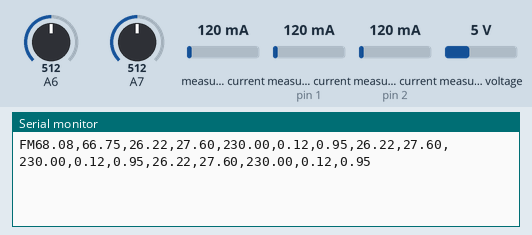
Simulated run of this sketch. Board: Arduino Nano, built with avr-gcc and run on an emulated ATmega328P. Shown: the last lines printed to the serial monitor. The inputs (shaded band) are chosen by the test bench; at power-on: measured current 120 mA, measured current (sensors on pin 1, pin 2) 120 mA, A6 = 512, A7 = 512, measured voltage 5 V.

Above: at 1.2 s.
1.3 s: measured current (sensor 0) set to 40 mA
At 1.8 s:
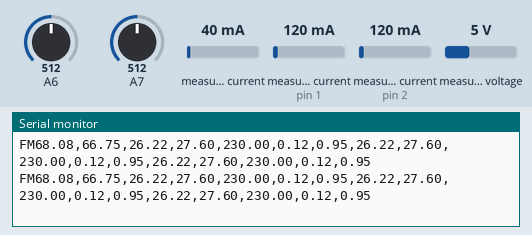
2.8 s: measured current (sensor on pin 1) set to 40 mA
At 3.7 s:
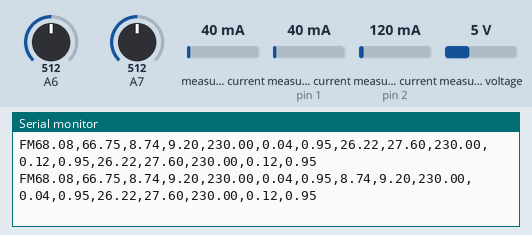
4.3 s: measured current (sensor on pin 2) set to 40 mA
At 5.0 s:
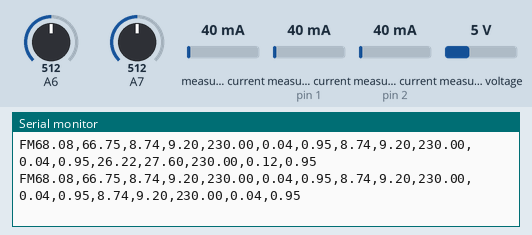
7.7 s: A6 set to 716
At 7.7 s:
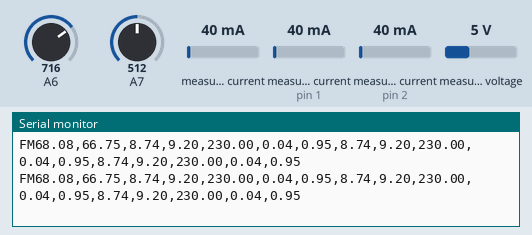
9.2 s: A7 set to 716
At 10.1 s:
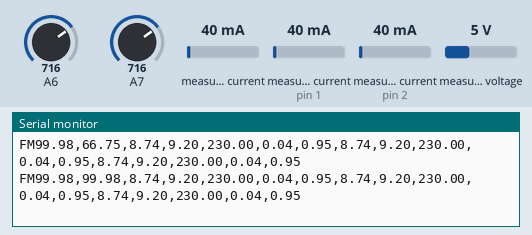
10.7 s: measured current (sensor 0) set to 500 mA
At 11.3 s:
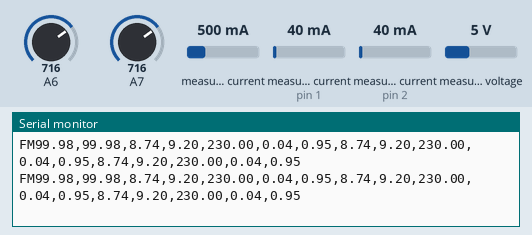
Timing chart, 0 to 13.7 s (numbered marks = the images above; inputs shaded):
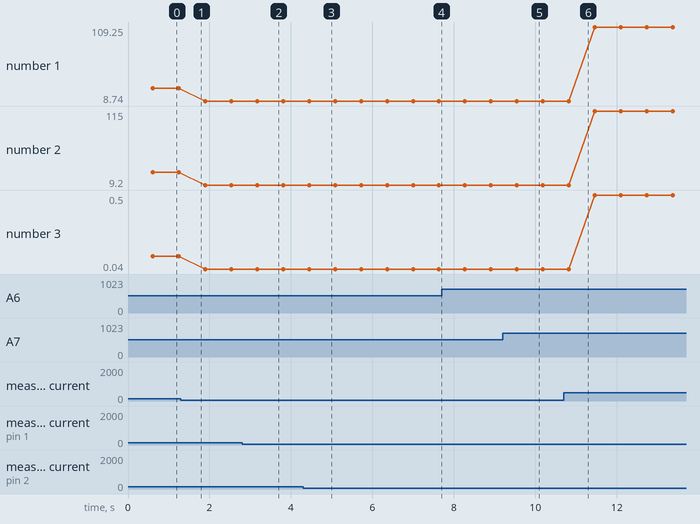

Measured:
- after the input at 2.8 s, the serial monitor: prints a new line after 0.37 s (image 2)
- after the input at 4.3 s, the serial monitor: prints a new line after 0.15 s (image 3)
- after the input at 9.2 s, the serial monitor: prints a new line after 0.35 s (image 5)
- plotted number 1: 26.22 → 8.74 after the input at 1.3 s, 8.74 → 109.25 after the input at 10.7 s
- plotted number 2: 27.6 → 9.2 after the input at 1.3 s, 9.2 → 115 after the input at 10.7 s
- plotted number 3: 0.12 → 0.04 after the input at 1.3 s, 0.04 → 0.5 after the input at 10.7 s

The sketch:

ArduinoPowerMonitor.ino
```cpp
#include "EmonLib.h"
EnergyMonitor emon1;             // Create an instance
EnergyMonitor emon2;             // Create an instance
EnergyMonitor emon3;             // Create an instance

//#define CALIBRATION_MODE       // Uncomment for calibration mode (outputs less data)
#define FLOW_METER             // Uncomment if you have a Grundfos VFS 5-100 QT flow meter connected on A6 (flow) and A7 (temp)

#if defined(FLOW_METER)
	//vcc adjustment, for flow meter only, emon calculations have their own constant that among other things, adjust for this as well
	const float flow_vcc_calibration = 1;
#endif

void setup()
{
Serial.begin(9600);

	emon1.current(0, 29 * 1.08); // Current: input pin, calibration. Cur Const= Ratio/BurdenR. 1800/62 = 29.
	emon1.voltage(3, 148, 1.7);  // Voltage: input pin, calibration, phase_shift

	emon2.current(1, 29 * 1.08); // Current: input pin, calibration. Cur Const= Ratio/BurdenR. 1800/62 = 29.
	emon2.voltage(4, 147.5, 1.7);  // Voltage: input pin, calibration, phase_shift

	emon3.current(2, 29 * 1.075); // Current: input pin, calibration. Cur Const= Ratio/BurdenR. 1800/62 = 29.
	emon3.voltage(5, 147.5, 1.7);  // Voltage: input pin, calibration, phase_shift
}

void loop()
{
	emon1.calcVI(20,2000);          // Calculate all. No.of crossings, time-out
	emon2.calcVI(20,2000);          // Calculate all. No.of crossings, time-out
	emon3.calcVI(20,2000);          // Calculate all. No.of crossings, time-out

#if defined(FLOW_METER)

	float vcc = emon1.readVcc() * flow_vcc_calibration / 1000.0;

	int f = analogRead(A6);
	float flow_ = f * (vcc / 1023.0);
	int t = analogRead(A7);
	float temp_ = t * (vcc / 1023.0);

	float flow = (flow_ - 0.375) / 0.03125;
	float temp = (temp_ - 0.5) / 0.03;

	Serial.print("FM");
	Serial.print(flow);
	Serial.print(',');
	Serial.print(temp);
	Serial.print(',');

#endif


#if defined(CALIBRATION_MODE)

	Serial.print("Vrms: ");
	Serial.print(emon1.Vrms);
	Serial.print(',');
	Serial.print(emon2.Vrms);
	Serial.print(',');
	Serial.print(emon3.Vrms);

	Serial.print("         ");

	Serial.print("Irms: ");
	Serial.print(emon1.Irms);
	Serial.print(',');
	Serial.print(emon2.Irms);
	Serial.print(',');
	Serial.print(emon3.Irms);

	Serial.print("         ");

	Serial.print("RealPower: ");
	Serial.print(emon1.realPower);
	Serial.print(',');
	Serial.print(emon2.realPower);
	Serial.print(',');
	Serial.println(emon3.realPower);

#else

	Serial.print(emon1.realPower);
	Serial.print(',');
	Serial.print(emon1.apparentPower);
	Serial.print(',');
	Serial.print(emon1.Vrms);
	Serial.print(',');
	Serial.print(emon1.Irms);
	Serial.print(',');
	Serial.print(emon1.powerFactor);
	Serial.print(',');

	Serial.print(emon2.realPower);
	Serial.print(',');
	Serial.print(emon2.apparentPower);
	Serial.print(',');
	Serial.print(emon2.Vrms);
	Serial.print(',');
	Serial.print(emon2.Irms);
	Serial.print(',');
	Serial.print(emon2.powerFactor);
	Serial.print(',');

	Serial.print(emon3.realPower);
	Serial.print(',');
	Serial.print(emon3.apparentPower);
	Serial.print(',');
	Serial.print(emon3.Vrms);
	Serial.print(',');
	Serial.print(emon3.Irms);
	Serial.print(',');
	Serial.println(emon3.powerFactor);

#endif

}
```
